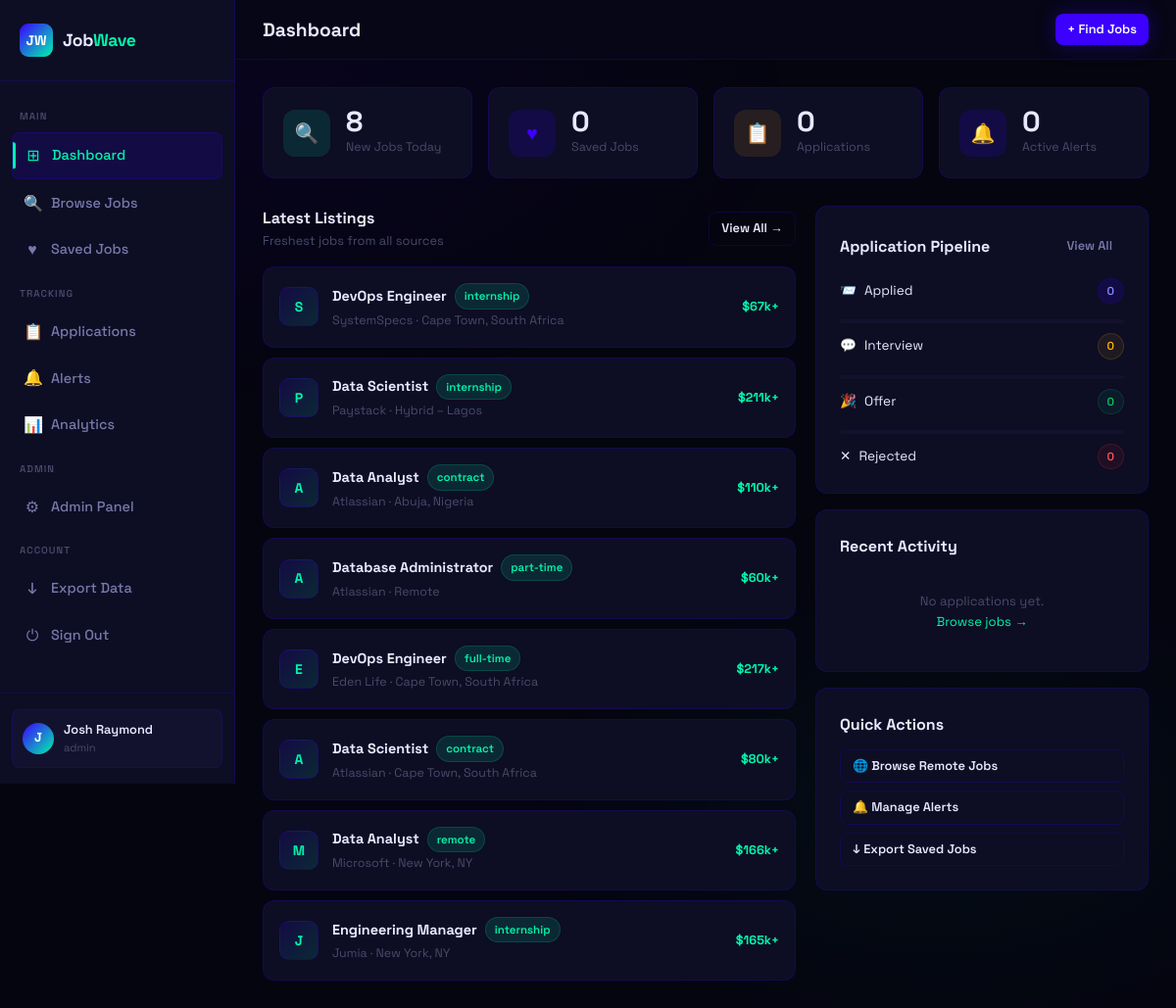
The page /dashboard (signed in) on the database its author committed.
### app.py (models this page shows, shortened)
class User(db.Model):
    id = db.Column(db.Integer, primary_key=True)
    name = db.Column(db.String(120), nullable=False)
    email = db.Column(db.String(120), unique=True, nullable=False)
    password_hash = db.Column(db.String(256), nullable=False)
    role = db.Column(db.String(20), default='user')  # user | admin
    created_at = db.Column(db.DateTime, default=datetime.utcnow)
    is_active = db.Column(db.Boolean, default=True)
    saved_jobs = db.relationship('SavedJob', backref='user', lazy=True, cascade='all, delete-orphan')
    applications = db.relationship('Application', backref='user', lazy=True, cascade='all, delete-orphan')
    alerts = db.relationship('Alert', backref='user', lazy=True, cascade='all, delete-orphan')
    @property
    def is_authenticated(self): return True

class Job(db.Model):
    id = db.Column(db.Integer, primary_key=True)
    title = db.Column(db.String(200), nullable=False)
    company = db.Column(db.String(200), nullable=False)
    location = db.Column(db.String(200))
    job_type = db.Column(db.String(50))          # full-time | part-time | remote | contract
    experience = db.Column(db.String(50))         # entry | mid | senior
    salary_min = db.Column(db.Integer)
    salary_max = db.Column(db.Integer)
    description = db.Column(db.Text)
    requirements = db.Column(db.Text)
    source = db.Column(db.String(100))
    source_url = db.Column(db.String(500))
    source_id = db.Column(db.String(200), unique=True)  # duplicate detection
    tags = db.Column(db.String(500))
    is_active = db.Column(db.Boolean, default=True)
    scraped_at = db.Column(db.DateTime, default=datetime.utcnow)
    posted_at = db.Column(db.DateTime)
    views = db.Column(db.Integer, default=0)

### app.py (the view)
@app.route('/dashboard')
@login_required
def dashboard():
    saved_count = SavedJob.query.filter_by(user_id=current_user.id).count()
    app_count = Application.query.filter_by(user_id=current_user.id).count()
    alert_count = Alert.query.filter_by(user_id=current_user.id, is_active=True).count()
    recent_apps = Application.query.filter_by(user_id=current_user.id)\
        .order_by(Application.applied_at.desc()).limit(5).all()
    status_counts = {}
    for status in ['applied', 'interview', 'offer', 'rejected']:
        status_counts[status] = Application.query.filter_by(user_id=current_user.id, status=status).count()
    recent_jobs = Job.query.filter_by(is_active=True).order_by(Job.scraped_at.desc()).limit(8).all()
    return render_template('dashboard.html', saved_count=saved_count, app_count=app_count,
                           alert_count=alert_count, recent_apps=recent_apps,
                           status_counts=status_counts, recent_jobs=recent_jobs)

### app.py (called while the page is built)
@login_manager.user_loader
def load_user(user_id):
    return User.query.get(int(user_id))

### templates/dashboard.html (shortened to what this page needs)
{% extends 'base.html' %}
{% block page_title %}Dashboard{% endblock %}
{% block content %}
<div class="stagger">
  <div class="stats-grid">
    <div class="stat-card">
      <div class="stat-icon mint">🔍</div>
      <div>
        <div class="stat-value">{{ recent_jobs|length }}</div>
        <div class="stat-label">New Jobs Today</div>
      </div>
    </div>
    <div class="stat-card">
      <div class="stat-icon indigo">♥</div>
      <div>
        <div class="stat-value">{{ saved_count }}</div>
        <div class="stat-label">Saved Jobs</div>
      </div>
    </div>
    <div class="stat-card">
      <div class="stat-icon amber">📋</div>
      <div>
        <div class="stat-value">{{ app_count }}</div>
        <div class="stat-label">Applications</div>
      </div>
    </div>
    <div class="stat-card">
      <div class="stat-icon indigo">🔔</div>
      <div>
        <div class="stat-value">{{ alert_count }}</div>
        <div class="stat-label">Active Alerts</div>
      </div>
    </div>
  </div>
  <div style="display:grid;grid-template-columns:1fr 340px;gap:20px;align-items:start;">
    <div>
      <div class="section-header">
        <div>
          <div class="section-title">Latest Listings</div>
          <div class="section-sub">Freshest jobs from all sources</div>
        </div>
        <a href="{{ url_for('jobs') }}" class="btn btn-outline btn-sm">View All →</a>
      </div>
      <div style="display:flex;flex-direction:column;gap:10px;">
        {% for job in recent_jobs %}
        <div class="card" style="padding:16px;display:flex;align-items:center;gap:14px;">
          <div class="company-logo" style="width:40px;height:40px;font-size:14px;">{{ job.company[0] }}</div>
          <div style="flex:1;min-width:0;">
            <div style="display:flex;align-items:center;gap:8px;flex-wrap:wrap;">
              <a href="{{ url_for('job_detail', job_id=job.id) }}" style="font-weight:700;font-size:0.9rem;color:var(--text);">{{ job.title }}</a>
              <span class="badge badge-mint">{{ job.job_type or 'full-time' }}</span>
            </div>
            <div style="font-size:0.78rem;color:var(--text-muted);margin-top:2px;">{{ job.company }} · {{ job.location }}</div>
          </div>
          {% if job.salary_min %}
          <div style="font-size:0.8rem;font-weight:700;color:var(--mint);flex-shrink:0;">${{ '{:,.0f}'.format(job.salary_min/1000) }}k+</div>
          {% endif %}
        </div>
        {% else %}
        <div class="empty-state">
          <div class="empty-icon">🔍</div>
          <h3>No jobs yet</h3>
          <p>Run the scraper from the Admin panel to populate listings.</p>
        </div>
        {% endfor %}
      </div>
    </div>
    <div style="display:flex;flex-direction:column;gap:16px;">
      <div class="card">
        <div class="section-header">
          <div class="section-title">Application Pipeline</div>
          <a href="{{ url_for('applications') }}" class="btn btn-ghost btn-sm">View All</a>
        </div>
        <div style="display:flex;flex-direction:column;gap:10px;margin-top:4px;">
          {% set statuses = [('applied','badge-indigo','📨'),('interview','badge-amber','💬'),('offer','badge-green','🎉'),('rejected','badge-red','✕')] %}
          {% for status, cls, icon in statuses %}
          {% set count = status_counts.get(status, 0) %}
          <div style="display:flex;align-items:center;justify-content:space-between;">
            <div style="display:flex;align-items:center;gap:8px;font-size:0.85rem;">
              <span>{{ icon }}</span>
              <span style="text-transform:capitalize;">{{ status }}</span>
            </div>
            <span class="badge {{ cls }}">{{ count }}</span>
          </div>
          {% if not loop.last %}
          <div class="progress">
          </div>
          {% endif %}
          {% endfor %}
        </div>
      </div>
      <div class="card">
        <div class="section-header">
          <div class="section-title">Recent Activity</div>
        </div>
        <div style="display:flex;flex-direction:column;gap:10px;">
          {% for app in recent_apps %}
          <div style="display:flex;align-items:center;gap:10px;">
            <div style="width:32px;height:32px;border-radius:8px;background:var(--indigo-dim);display:flex;align-items:center;justify-content:center;font-size:12px;font-weight:800;color:var(--mint);flex-shrink:0;">{{ app.job.company[0] }}</div>
            <div style="flex:1;min-width:0;">
              <div style="font-size:0.82rem;font-weight:600;white-space:nowrap;overflow:hidden;text-overflow:ellipsis;">{{ app.job.title }}</div>
              <div style="font-size:0.72rem;color:var(--text-muted);">{{ app.applied_at.strftime('%b %d') }}</div>
            </div>
            <span class="badge {% if app.status == 'applied' %}badge-indigo{% elif app.status == 'interview' %}badge-amber{% elif app.status == 'offer' %}badge-green{% else %}badge-red{% endif %}">{{ app.status }}</span>
          </div>
          {% else %}
          <div style="text-align:center;padding:16px;color:var(--text-muted);font-size:0.82rem;">
            No applications yet.<br>
            <a href="{{ url_for('jobs') }}">Browse jobs →</a>
          </div>
          {% endfor %}
        </div>
      </div>
      <div class="card">
        <div class="section-title" style="margin-bottom:12px;">Quick Actions</div>
        <div style="display:flex;flex-direction:column;gap:8px;">
          <a href="{{ url_for('jobs') }}?type=remote" class="btn btn-outline btn-sm" style="justify-content:flex-start;">🌐 Browse Remote Jobs</a>
          <a href="{{ url_for('alerts') }}" class="btn btn-outline btn-sm" style="justify-content:flex-start;">🔔 Manage Alerts</a>
          <a href="{{ url_for('export_jobs') }}" class="btn btn-outline btn-sm" style="justify-content:flex-start;">↓ Export Saved Jobs</a>
        </div>
      </div>
    </div>
  </div>
</div>
{% endblock %}

### templates/base.html (shortened to what this page needs)
<!DOCTYPE html>
<html lang="en">
<head>
  <link rel="stylesheet" href="{{ url_for('static', filename='css/style.css') }}">
</head>
<body>
{% if current_user.is_authenticated %}
<div class="wrapper">
  <aside class="sidebar">
    <div class="sidebar-logo">
      <div class="logo-mark">JW</div>
      <div class="logo-text">Job<span>Wave</span></div>
    </div>
    <nav class="sidebar-nav">
      <span class="nav-section-label">Main</span>
      <a href="{{ url_for('dashboard') }}" class="nav-link {% if request.endpoint == 'dashboard' %}active{% endif %}">
        <span class="nav-icon">⊞</span> Dashboard
      </a>
      <a href="{{ url_for('jobs') }}" class="nav-link {% if request.endpoint in ['jobs','job_detail'] %}active{% endif %}">
        <span class="nav-icon">🔍</span> Browse Jobs
      </a>
      <a href="{{ url_for('saved_jobs') }}" class="nav-link {% if request.endpoint == 'saved_jobs' %}active{% endif %}">
        <span class="nav-icon">♥</span> Saved Jobs
      </a>
      <span class="nav-section-label">Tracking</span>
      <a href="{{ url_for('applications') }}" class="nav-link {% if request.endpoint == 'applications' %}active{% endif %}">
        <span class="nav-icon">📋</span> Applications
      </a>
      <a href="{{ url_for('alerts') }}" class="nav-link {% if request.endpoint == 'alerts' %}active{% endif %}">
        <span class="nav-icon">🔔</span> Alerts
      </a>
      <a href="{{ url_for('analytics') }}" class="nav-link {% if request.endpoint == 'analytics' %}active{% endif %}">
        <span class="nav-icon">📊</span> Analytics
      </a>
      {% if current_user.role == 'admin' %}
      <span class="nav-section-label">Admin</span>
      <a href="{{ url_for('admin') }}" class="nav-link {% if request.endpoint == 'admin' %}active{% endif %}">
        <span class="nav-icon">⚙</span> Admin Panel
      </a>
      {% endif %}
      <span class="nav-section-label">Account</span>
      <a href="{{ url_for('export_jobs') }}" class="nav-link">
        <span class="nav-icon">↓</span> Export Data
      </a>
      <a href="{{ url_for('logout') }}" class="nav-link">
        <span class="nav-icon">⏻</span> Sign Out
      </a>
    </nav>
    <div class="sidebar-footer">
      <div class="user-card">
        <div class="user-avatar">{{ current_user.name[0].upper() }}</div>
        <div class="user-info">
          <div class="user-name">{{ current_user.name }}</div>
          <div class="user-role">{{ current_user.role }}</div>
        </div>
      </div>
    </div>
  </aside>
  <main class="main">
    <div class="topbar">
      <div style="display:flex;align-items:center;gap:12px;">
        <div class="topbar-title">
          <h1>{% block page_title %}Dashboard{% endblock %}</h1>
        </div>
      </div>
      <div class="topbar-actions">
        {% block topbar_actions %}
        <a href="{{ url_for('jobs') }}" class="btn btn-primary btn-sm">+ Find Jobs</a>
        {% endblock %}
      </div>
    </div>
    <div class="page-content">
      {% block content %}{% endblock %}
    </div>
  </main>
</div>
{% else %}
  {% block public_content %}{% endblock %}
{% endif %}
</body>
</html>

### rows shown on the page
User: name "J", name "Josh Raymond", role "admin"
Job: company "S", title "DevOps Engineer", job_type "internship", company "SystemSpecs", location "Cape Town, South Africa", job.salary_min/1000 "67"
Job: company "P", title "Data Scientist", job_type "internship", company "Paystack", location "Hybrid – Lagos", job.salary_min/1000 "211"
Job: company "A", title "Data Analyst", job_type "contract", company "Atlassian", location "Abuja, Nigeria", job.salary_min/1000 "110"
Job: company "A", title "Database Administrator", job_type "part-time", company "Atlassian", location "Remote", job.salary_min/1000 "60"
Job: company "E", title "DevOps Engineer", job_type "full-time", company "Eden Life", location "Cape Town, South Africa", job.salary_min/1000 "217"
Job: company "A", title "Data Scientist", job_type "contract", company "Atlassian", location "Cape Town, South Africa", job.salary_min/1000 "80"
Job: company "M", title "Data Analyst", job_type "remote", company "Microsoft", location "New York, NY", job.salary_min/1000 "166"
Job: company "J", title "Engineering Manager", job_type "internship", company "Jumia", location "New York, NY", job.salary_min/1000 "165"

### other values the page prints
{{ recent_jobs|length }} "8"
{{ saved_count }} "0"
{{ app_count }} "0"
{{ alert_count }} "0"
{{ icon }} "📨" "💬" "🎉" "✕"
{{ status }} "Applied" "Interview" "Offer" "Rejected"
{{ count }} "0" "0" "0" "0"
